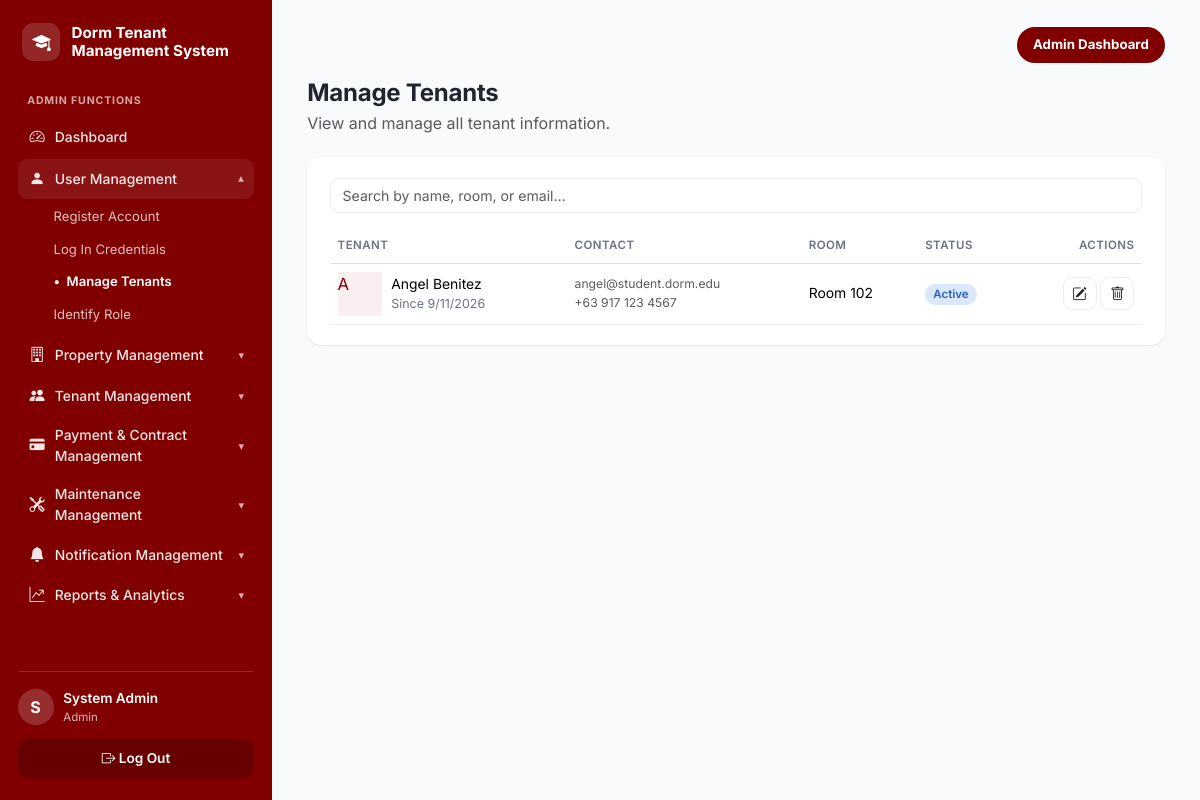
Screenshot of /admin/manage-tenants.php (signed in) with the database file from the repository.
### tables this page shows
CREATE TABLE tenants (
  tenant_id         INT UNSIGNED AUTO_INCREMENT PRIMARY KEY,
  user_id           INT UNSIGNED NOT NULL,
  room_id           INT UNSIGNED DEFAULT NULL,
  checkin_date      DATE DEFAULT NULL,
  checkout_date     DATE DEFAULT NULL,
  status            ENUM('Pending','Active','Evicted','Checked Out')
                    NOT NULL DEFAULT 'Pending',
  key_returned      BOOLEAN NOT NULL DEFAULT FALSE,
  approval_status   ENUM('Pending','Approved','Rejected')
                    NOT NULL DEFAULT 'Pending',
  rejection_reason  TEXT DEFAULT NULL,
  emergency_contact VARCHAR(100),
  emergency_phone   VARCHAR(20),
  date_registered   TIMESTAMP NOT NULL DEFAULT CURRENT_TIMESTAMP,
  CONSTRAINT fk_tenant_user FOREIGN KEY (user_id) REFERENCES users(user_id) ON DELETE CASCADE,
  CONSTRAINT fk_tenant_room FOREIGN KEY (room_id) REFERENCES dorm_rooms(room_id) ON DELETE SET NULL,
  UNIQUE KEY uq_tenant_user (user_id),
  INDEX idx_tenant_status (status),
  INDEX idx_tenant_approval (approval_status),
  INDEX idx_tenant_room (room_id)
);

CREATE TABLE users (
  user_id       INT UNSIGNED AUTO_INCREMENT PRIMARY KEY,
  first_name    VARCHAR(50)  NOT NULL,
  last_name     VARCHAR(50)  NOT NULL,
  email         VARCHAR(100) NOT NULL,
  password_hash VARCHAR(255) NOT NULL,
  reset_otp         VARCHAR(10) DEFAULT NULL,
  reset_otp_expires DATETIME DEFAULT NULL,
  password_changed_at DATETIME DEFAULT NULL,
  age           TINYINT UNSIGNED DEFAULT NULL,
  phone         VARCHAR(20)  DEFAULT NULL,
  role          ENUM('admin','tenant') NOT NULL DEFAULT 'tenant',
  is_active     BOOLEAN NOT NULL DEFAULT TRUE,
  last_login    DATETIME DEFAULT NULL,
  date_created  TIMESTAMP NOT NULL DEFAULT CURRENT_TIMESTAMP,
  UNIQUE KEY uq_users_email (email),
  INDEX idx_users_role (role)
);

CREATE TABLE dorm_rooms (
  room_id      INT UNSIGNED AUTO_INCREMENT PRIMARY KEY,
  room_number  VARCHAR(10)  NOT NULL,
  room_type    VARCHAR(50)  NOT NULL,         
  capacity     TINYINT UNSIGNED NOT NULL DEFAULT 1,
  monthly_rate DECIMAL(10,2) NOT NULL,
  floor_number TINYINT NOT NULL DEFAULT 1,
  status       ENUM('Available','Occupied','Under Maintenance','Reserved')
               NOT NULL DEFAULT 'Available',
  description  TEXT,
  date_added   TIMESTAMP NOT NULL DEFAULT CURRENT_TIMESTAMP,
  UNIQUE KEY uq_room_number (room_number),
  INDEX idx_room_status (status),
  INDEX idx_room_type (room_type)
);

### includes/functions.php (called while the page is built, shortened)
<?php
function clean(?string $value): string
{
    return htmlspecialchars(trim($value ?? ''), ENT_QUOTES, 'UTF-8');
}
function str_input(array $source, string $key, string $default = '', bool $trimIt = true): string
{
    $value = $source[$key] ?? $default;
    return $trimIt ? trim($value) : $value;
}
function paginate(PDO $db, string $baseSql, string $countSql, array $params = [], int $perPage = 12): array
{
    $countStmt = $db->prepare($countSql);
    $countStmt->execute($params);
    $total = (int) $countStmt->fetch()['c'];
    $totalPages = max(1, (int) ceil($total / $perPage));
    $page = max(1, min($totalPages, (int) ($_GET['page'] ?? 1)));
    $offset = ($page - 1) * $perPage;
    $stmt = $db->prepare($baseSql . " LIMIT {$perPage} OFFSET {$offset}");
    $stmt->execute($params);
    return ['rows' => $stmt->fetchAll(), 'page' => $page, 'totalPages' => $totalPages, 'total' => $total];
}
function status_badge_class(string $status): string
{
    $map = [
        'Active'      => 'info',
        'Paid'        => 'success',
        'Approved'    => 'success',
        'Completed'   => 'success',
        'Available'   => 'success',
        'Pending'     => 'warning',
        'Ongoing'     => 'info',
        'Reserved'    => 'info',
        'Expiring Soon' => 'warning',
        'Overdue'     => 'danger',
        'Evicted'     => 'danger',
        'Rejected'    => 'danger',
        'Expired'     => 'danger',
        'Terminated'  => 'danger',
        'Occupied'    => 'secondary',
        'Checked Out' => 'secondary',
        'Under Maintenance' => 'secondary',
    ];
    return $map[$status] ?? 'secondary';
}

### admin/manage-tenants.php (the view, shortened to what this page needs)
<?php
$db = get_db();
$search = str_input($_GET, 'q');
$params = [];
$where = '';
$result = paginate(
    $db,
    "SELECT t.*, u.first_name, u.last_name, u.email, u.phone, u.is_active, r.room_number
     FROM tenants t
     JOIN users u ON u.user_id = t.user_id
     LEFT JOIN dorm_rooms r ON r.room_id = t.room_id
     WHERE t.approval_status = 'Approved' $where
     ORDER BY t.date_registered DESC",
    "SELECT COUNT(*) c
     FROM tenants t
     JOIN users u ON u.user_id = t.user_id
     LEFT JOIN dorm_rooms r ON r.room_id = t.room_id
     WHERE t.approval_status = 'Approved' $where",
    $params
);
$tenants = $result['rows'];
include __DIR__ . '/../includes/header.php';
?>
<div class="page-header"><div><h1>Manage Tenants</h1><p class="text-muted">View and manage all tenant information.</p></div></div>
<div class="panel">
  <form class="search-box mb-3" method="get" style="max-width:none;">
    <input type="search" name="q" value="<?= clean($search) ?>" placeholder="Search by name, room, or email…" class="form-control">
  </form>
  <div class="table-responsive">
    <table class="table app-table align-middle">
      <thead><tr><th>Tenant</th><th>Contact</th><th>Room</th><th>Status</th><th class="text-end">Actions</th></tr></thead>
      <tbody>
        <?php foreach ($tenants as $t): ?>
          <tr>
            <td>
              <div class="cell-person">
                <div class="user-avatar-md" style="color:var(--maroon);background:var(--maroon-soft);"><?= clean(strtoupper(substr($t['first_name'], 0, 1))) ?></div>
                <div><?= clean($t['first_name'] . ' ' . $t['last_name']) ?><div class="sub">Since <?= clean(date('n/j/Y', strtotime($t['date_registered']))) ?></div></div>
              </div>
            </td>
            <td class="text-muted small"><?= clean($t['email']) ?><?= $t['phone'] ? '<br>' . clean($t['phone']) : '' ?></td>
            <td><?= $t['room_number'] ? 'Room ' . clean($t['room_number']) : '<span class="text-muted">Unassigned</span>' ?></td>
            <td><span class="badge badge-<?= $t['is_active'] ? status_badge_class($t['status']) : 'secondary' ?>"><?= $t['is_active'] ? clean($t['status']) : 'Deactivated' ?></span></td>
            <td class="text-end">
              <button type="button" class="btn btn-icon" title="Edit" data-bs-toggle="modal" data-bs-target="#editTenantModal"
                data-id="<?= $t['tenant_id'] ?>" data-first="<?= clean($t['first_name']) ?>" data-last="<?= clean($t['last_name']) ?>"
                data-phone="<?= clean($t['phone'] ?? '') ?>" data-room="<?= $t['room_number'] ? 'Room ' . clean($t['room_number']) : 'Unassigned' ?>"
                data-status="<?= clean($t['status']) ?>"><i class="bi bi-pencil-square"></i></button>
              <?php if ($t['is_active']): ?>
              <form method="post" class="d-inline" onsubmit="return confirm('Deactivate this tenant\'s account? They will no longer be able to log in. This does not delete their payment or contract history.');">
                <button class="btn btn-icon" title="Deactivate"><i class="bi bi-trash"></i></button>
              </form>
              <?php endif; ?>
            </td>
          </tr>
        <?php endforeach; ?>
      </tbody>
    </table>
  </div>
</div>
<?php
include __DIR__ . '/../includes/footer.php';
?>

### assets/css/style.css (style rules this page uses)
:root { --maroon: #800000; --maroon-dark: #5c1115; --maroon-darker: #47080b; --maroon-light: #a12238; --maroon-soft: #fbeef0; --maroon-tint: rgba(255,255,255,.10); --bg: #f9fafc; --card-bg: #ffffff; --text: #1f2430; --text-muted: #6b7280; --border: #ebedf1; --radius: 14px; --radius-sm: 9px; --radius-lg: 22px; --shadow: 0 1px 3px rgba(20, 10, 12, 0.05), 0 1px 2px rgba(20, 10, 12, 0.04); --shadow-lg: 0 20px 50px rgba(40, 5, 10, .18); --blue-bg: #dbe7fb; --blue-text: #2f5fc4; --green-bg: #dcf3e3; --green-text: #1e8a4c; --amber-bg: #faf1c6; --amber-text: #9a7a09; --red-bg: #fadadb; --red-text: #c23b3f; --gray-bg: #e8e9ed; --gray-text: #5b6270; }
* { box-sizing: border-box; }
body { font-family: 'Inter', -apple-system, BlinkMacSystemFont, 'Segoe UI', sans-serif; background: var(--bg); color: var(--text); margin: 0; }
h1, h2, h3 { font-weight: 700; letter-spacing: -0.01em; }
.user-avatar-md { width: 44px; height: 44px; font-size: 1.05rem; background: var(--maroon-soft); color: var(--maroon); }
.page-header { display: flex; justify-content: space-between; align-items: flex-start; gap: 1rem; flex-wrap: wrap; margin-bottom: 1.4rem; }
.page-header h1 { font-size: 1.5rem; margin: 0 0 .2rem; }
.page-header p { margin: 0; color: var(--text-muted); }
.panel { background: var(--card-bg); border-radius: var(--radius); padding: 1.3rem 1.4rem; box-shadow: var(--shadow); margin-bottom: 0; }
.search-box { max-width: 260px; width: 100%; position: relative; }
.app-table { font-size: .87rem; margin-bottom: 0; }
.app-table th { color: var(--text-muted); font-weight: 600; font-size: .72rem; text-transform: uppercase; letter-spacing: .04em; border-bottom-width: 1px; white-space: nowrap; }
.app-table td { vertical-align: middle; border-color: var(--border); }
.cell-person { display: flex; align-items: center; gap: .6rem; }
.cell-person .sub { color: var(--text-muted); font-size: .78rem; }
.badge { font-weight: 600; font-size: .72rem; padding: .38em .7em; border-radius: 999px; }
.badge-info { background: var(--blue-bg); color: var(--blue-text); }
.btn-icon { border: 1px solid var(--border); background: #fff; border-radius: var(--radius-sm); padding: .3rem .55rem; font-size: .9rem; }
.btn { border-radius: var(--radius-sm); }
.form-control, .form-select { font-size: .88rem; border-radius: var(--radius-sm); border-color: var(--border); }

### rows the page displays
tenants: user.first_name "A", user.last_name "Angel Benitez", date_registered "9/11/2026", user.email "angel@student.dorm.edu", user.phone "+63 917 123 4567", room.room_number "102", status "Active"

### other values shown
$label "User Management"
$subLabel "Register Account"
$subLabel "Log In Credentials"
$subLabel "Manage Tenants"
$subLabel "Identify Role"
$label "Property Management"
$label "Tenant Management"
$label "Payment & Contract Management"
$label "Maintenance Management"
$label "Notification Management"
$label "Reports & Analytics"
substr($_SESSION['first_name'] ?? '?', 0, 1) "S"
$role "Admin"
